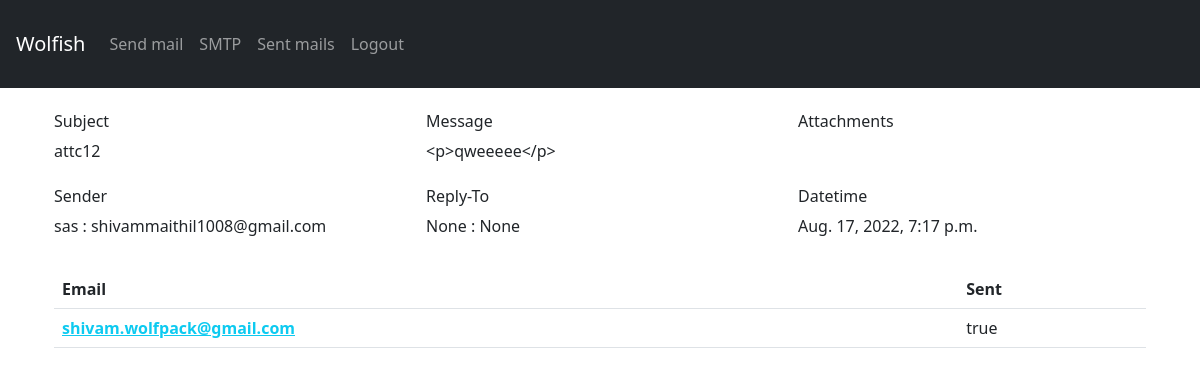
Page /detail-mail/72/ on the committed database.
### mailer/models.py (models this page shows, shortened)
class Mails(models.Model):
    unq_id          = models.CharField(max_length=255, blank=True, null=True, unique=True)
    sender_email    = models.CharField(max_length=255, blank=True, null=True)
    sender_name     = models.CharField(max_length=255, blank=True, null=True)
    reply_to_email  = models.CharField(max_length=255, blank=True, null=True)
    reply_to_name   = models.CharField(max_length=255, blank=True, null=True)
    subject         = models.CharField(max_length=255, blank=True, null=True)
    message         = models.TextField(blank=True, null=True)
    email_list      = models.TextField(blank=True, null=True)
    dt_stamp        = models.DateTimeField(auto_now_add=True, blank=True, null=True)
    class Meta:
        verbose_name_plural = "Mail"

class Recipient(models.Model):
    unq_id = models.CharField(max_length=255, blank=True, null=True, unique=True)
    email = models.CharField(max_length=255, blank=True, null=True)
    valid = models.BooleanField(default=True)
    mail  = models.ForeignKey(Mails, on_delete=models.CASCADE, related_name="recipients", blank=True, null=True)

### mailer/views.py (the view)
# urls.py: path('detail-mail/<id>/', SenderDetailView, name="detail-sender"),
def SenderDetailView(request, id):
    if request.method == 'GET':
        data = Mails.objects.get(id=id)
        attchs = Attachments.objects.filter(mail__id=id)
        if data.email_list == None:
            res = []
        else:
            emails = data.email_list.splitlines()
            res = [i.strip() for i in emails]
            act_res = Recipient.objects.filter(mail__id=data.id)
        return render(request, 'detail_mail.html', {"data":data, "res":res, "act_res":act_res, "attchs": attchs})

### templates/detail_mail.html (shortened to what this page needs)
{% load static %}
{% include 'nav.html' %}
<div class="container p-4">
<div class="row mb-2">
    <div class="col-md-4 mb-4">
        <h6>
            Subject
        </h6>
        {{data.subject}}
    </div>
    <div class="col-md-4 mb-4">
        <h6>
            Message
        </h6>
        {{data.message}}
    </div>
    <div class="col-md-4 mb-4">
        <h6>
            Attachments
        </h6>
    </div>
    <div class="col-md-4 mb-4">
        <h6>
            Sender
        </h6>
        {{data.sender_name}} : {{data.sender_email}}
    </div>
    <div class="col-md-4 mb-4 ">
        <h6>
            Reply-To
        </h6>
        {{data.reply_to_name}} : {{data.reply_to_email}}
    </div>
    <div class="col-md-4 mb-4 ">
        <h6>
            Datetime
        </h6>
        {{data.dt_stamp}}
    </div>
</div>
<section>
    <table class="table">
        <thead>
          <tr>
            <th scope="col">Email</th>
            <th scope="col">Sent</th>
          </tr>
        </thead>
        <tbody>
        {% for i in act_res %}
          <tr>
            {% if i.valid == True %}
                    <th scope="row"><a href="{% url 'user-detail' mail_unq_id=data.unq_id user_unq_id=i.unq_id %}" class="link-info">{{ i.email }}</a></th>
            {% else %}
                <th scope="row">{{ i.email }}</th>
            {% endif %}
            {% if i.valid == True %}
                <td>true</td>
            {% else %}
                <td>false</td>
            {% endif %}
          </tr>
          {% endfor %}
        </tbody>
    </table>
</section>
</div>

### rows in the picture
Mails: subject "attc12", message "<p>qweeeee</p>", sender_name "sas", sender_email "shivammaithil1008@gmail.com", reply_to_name "None", reply_to_email "None", dt_stamp "Aug. 17, 2022, 7:17 p.m."
Recipient: email "shivam.wolfpack@gmail.com", valid "true"
